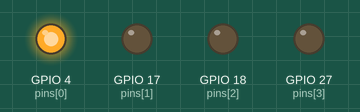
The program below on a simulated Raspberry Pi (BCM pin numbers). Parts: output pins drawn as LEDs (lit = HIGH).

Above: at 0.2 s.
At 1.2 s:
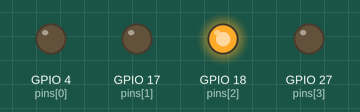
At 2.5 s:
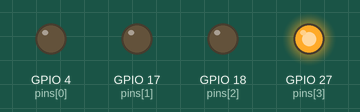
At 4.37 s:
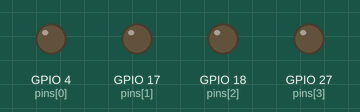
At 5.2 s:
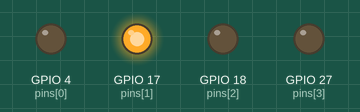
Timing chart, 0 to 5.9 s (numbered marks = the images above):
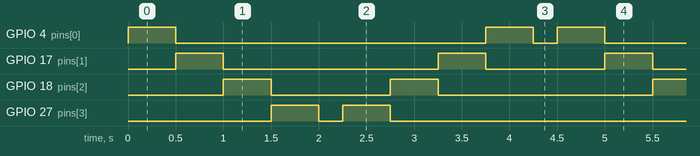

The program:

Larson_light.py
```python
#Jason Jacobi
#Day 7 Assignment

import RPi.GPIO as GPIO
import time

GPIO.setmode(GPIO.BCM)

pins = [4,17,18,27]
pins2 = [27,18,17,4]

try:
	while True:
		for pin in pins:
			GPIO.setup(pin, GPIO.OUT)
			GPIO.output(pin,1)
			time.sleep(.5)
			GPIO.output(pin,0)
		time.sleep(.25)

		for pin in pins2:
			GPIO.setup(pin, GPIO.OUT)
			GPIO.output(pin,1)
			time.sleep(.5)
			GPIO.output(pin,0)
		time.sleep(.25)

finally:
	for pin in pins:
		GPIO.output(pin,0)
	print("cleaning up")
GPIO.cleanup()
```

Measured:
- by itself, GPIO 4 (pins[0]): repeats every 4.5 s: LOW 3.3 s, HIGH 0.50 s, LOW 0.25 s, HIGH 0.50 s
- by itself, GPIO 17 (pins[1]): repeats every 4.5 s: LOW 2.3 s, HIGH 0.50 s, LOW 1.3 s, HIGH 0.50 s
- by itself, GPIO 18 (pins[2]): repeats every 4.5 s: LOW 1.3 s, HIGH 0.50 s, LOW 2.3 s, HIGH 0.50 s
- by itself, GPIO 27 (pins[3]): repeats every 4.5 s: LOW 0.25 s, HIGH 0.50 s, LOW 3.3 s, HIGH 0.50 s
